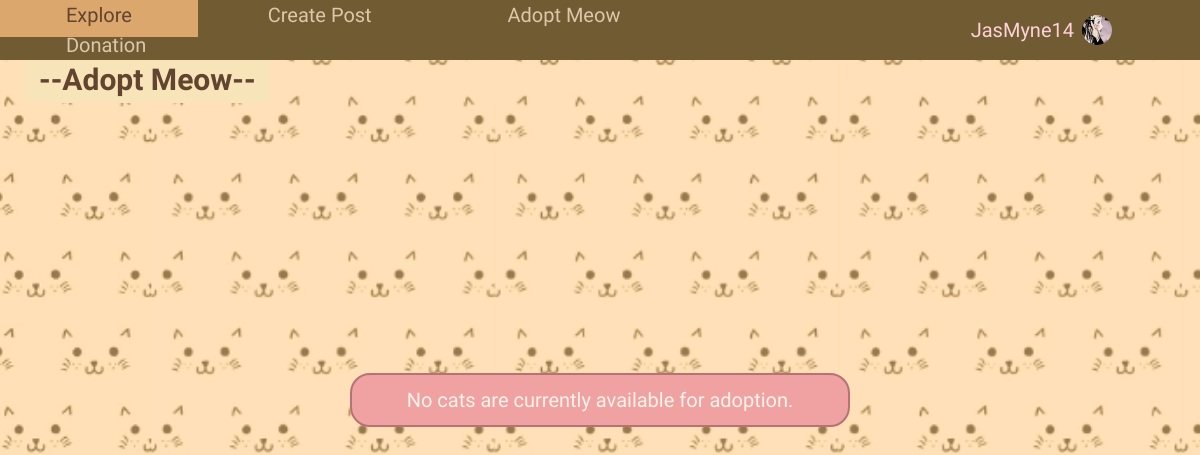
/adoptmeow (signed in), run on an earlier commit of the app's database.
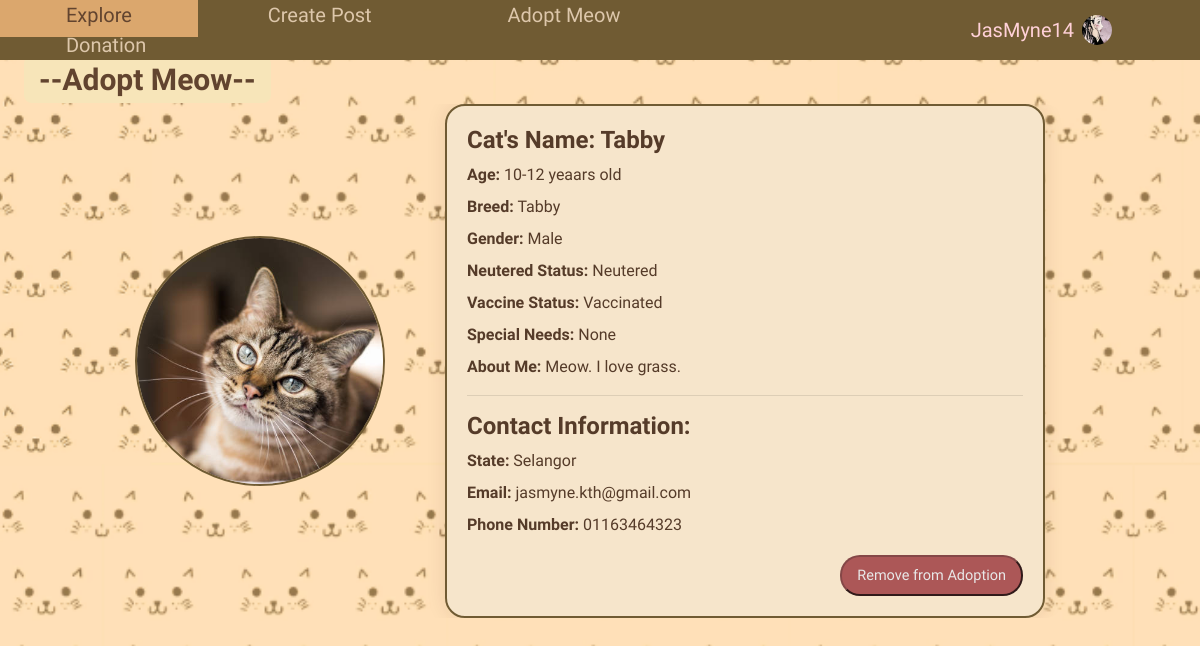
And on a later commit of the database.
### home/models.py (models this page shows, shortened)
class User(db.Model, UserMixin):
    id = db.Column(db.Integer, primary_key=True)
    fullname = db.Column(db.String(120), unique=True, nullable=False)
    email = db.Column(db.String(20), unique=True, nullable=False)
    username = db.Column(db.String(120), unique=True, nullable=False)
    password1 = db.Column(db.String(255), nullable=False)
    password2 = db.Column(db.String(255), nullable=False)
    state = db.Column(db.String(120), nullable=False)
    phonenumber = db.Column(db.String(20), unique=True, nullable=False)
    profile_pic = db.Column(db.String(255), nullable=True)
    unread_notification_count = db.Column(db.Integer, default=0)
    posts = db.relationship('Post', backref='author', lazy=True)
    comments = db.relationship('Comment', backref='author', lazy=True)
    likes = db.relationship('Like', backref='author', lazy=True)
    cats = db.relationship('Cat', backref='owner', lazy=True)
    adoption_notification = db.relationship('AdoptionNotification', backref='cat', lazy=True)

class Cat(db.Model):
    id = db.Column(db.Integer, primary_key=True)
    cat_name = db.Column(db.String(100), nullable=False)
    cat_photo = db.Column(db.String(255), nullable=True)
    cat_age = db.Column(db.Integer, nullable=False)
    cat_breed = db.Column(db.String(100), nullable=False)
    cat_gender = db.Column(db.String(10), nullable=False)
    cat_neutered = db.Column(db.String(10), nullable=False)
    cat_vaccine = db.Column(db.String(10), nullable=False)
    cat_special_needs = db.Column(db.String(100), nullable=False)
    cat_about_me = db.Column(db.String(200), nullable=False)
    user_id = db.Column(db.Integer, db.ForeignKey('user.id'), nullable=False)
    available_for_adoption = db.Column(db.Boolean, default=False)
    date_put_for_adoption = db.Column(db.DateTime, nullable=True)

### home/views.py (the view)
@views.route('/adoptmeow')
@login_required
def adoptmeow():
    profile_pic= url_for('static', filename='default.jpg')
    if current_user.is_authenticated and current_user.profile_pic is not None:
        profile_pic = url_for('static', filename='profile_pics/' + current_user.profile_pic)
    cats = db.session.query(Cat, User.state, User.email, User.phonenumber).join(User, Cat.user_id == User.id).filter(Cat.available_for_adoption == True).order_by(Cat.date_put_for_adoption.desc()).all()
    return render_template('adoptmeow.html', cats=cats, profile_pic=profile_pic)

### home/templates/adoptmeow.html (shortened to what this page needs)
<!DOCTYPE html>
<html>
    <head>
    <link rel="stylesheet" href="https://maxcdn.bootstrapcdn.com/bootstrap/4.0.0/css/bootstrap.min.css">
    <link rel='stylesheet' type='text/css' media='screen' href="{{url_for('static',filename='main.css')}}">
    <div class="navigation">
        <div class="topnav">
        <a href="/mainpage">Explore</a>
        <a href="/createpost">Create Post</a>
        <a href="/adoptmeow">Adopt Meow</a>
        <a href="/donation">Donation</a>
        </div>
        <div class="dropdown">
        <button class="dropbtn">
            {{ current_user.username }}
            <img src="{{ profile_pic }}" class="profilepic">
        </button>
        </div>
    </div>
    </head>
    <body class="catprofilepage">
        <br />
        <p class="profileheader">--Adopt Meow--</p>
        {% if cats %}
        <div class="catprofile_container">
          {% for cat, state, email, phonenumber in cats %}
            <div class="catprofile">
                <div class="cat_pfp">
                    <img src="{{ cat.cat_photo }}" alt="Cat Photo">
                </div>
                <div class="adopt_cat_info">
                    <h4>Cat's Name: {{ cat.cat_name }}</h4>
                    <p><strong>Age:</strong> {{ cat.cat_age }} yeaars old</p>
                    <p><strong>Breed:</strong> {{ cat.cat_breed }}</p>
                    <p><strong>Gender:</strong> {{ cat.cat_gender }}</p>
                    <p><strong>Neutered Status:</strong> {{ cat.cat_neutered }}</p>
                    <p><strong>Vaccine Status:</strong> {{ cat.cat_vaccine }}</p>
                    <p><strong>Special Needs:</strong> {{ cat.cat_special_needs }}</p>
                    <p><strong>About Me:</strong> {{ cat.cat_about_me }}</p>
                    <hr>
                    <h4>Contact Information:</h4>
                    <p><strong>State:</strong> {{ state }}</p>
                    <p><strong>Email:</strong> {{ email }}</p>
                    <p><strong>Phone Number:</strong> {{ phonenumber }}</p>
                    {% if cat.user_id == current_user.id %}
                        <form action="{{ url_for('adoptmeow.remove_adopt_cat', cat_id=cat.id) }}" method="POST" onsubmit="return confirmRemoveAdopt();" >
                            <button type="submit" class="remove_adopt_button">Remove from Adoption</button>
                        </form>
                    {% else %}
                        <form action="{{ url_for('adoptmeow.adopt_cat', cat_id=cat.id) }}" method="POST" onsubmit="return confirmAdopt();" >
                            <button type="submit" class="adopt_button">Adopt Me!</button>
                        </form>
                    {% endif %}
                </div>
            </div>
          {% endfor %}
        </div>
      {% else %}
        <div class="no_cat_fadopt">
            No cats are currently available for adoption.
        </div>
      {% endif %}
</body>
</html>

### home/static/main.css (style rules this page uses)
body { margin: 0; padding: 0; overflow-x: hidden; background-color: #ffdc9c; margin-top: 9%; font-family: 'Short Stack'; }
.navigation { display: flex; justify-content: space-between; align-items: center; padding: 0px; position: fixed; top: 0px; width: 100%; background-color: #705b33; z-index: 1; width: 100%; }
.topnav { background-color: #705b33; flex-grow: 1; color: #f9e4c5; }
.topnav a { text-align: center; padding: 10px 7.4%; text-decoration: none; font-size: 20px; color:#ddc7ab; }
.topnav::after { content: ""; display: table; clear: both; }
.dropdown { position: relative; background-color: #705b33; }
.dropbtn { display: flex; align-items: center; background-color: #705b33; color: rgb(255, 209, 216); padding: 2.1% 80px; font-size: 20px; border: none; cursor: pointer; text-decoration: none; }
.profileheader { color: #62442f; font-size: 30px; padding: 1px 15px; position: absolute; z-index: 0; top: 7%; left: 2%; font-weight: bold; background-color: #f7e5b9; border-radius: 8px; }
.catprofilepage { background-image: url('photos/catbg4.png'); background-size: cover; background-position: center; background-attachment: fixed; margin: 0; padding-top: 80px; color: #553b29; }
.catprofile_container { display: block; flex-wrap: wrap; justify-content: center; gap:40px; margin-top: 20px; margin: 0 auto; width: fit-content; max-width: 100%; text-align: center; }
.catprofile { display: flex; align-items: center; border-radius: 20px; overflow: hidden; margin-bottom: 40px; }
.cat_pfp { width: 250px; height: 250px; border-radius: 50%; border: #705b33 solid 2px; overflow: hidden; margin-right: 40px; flex: 0 0 250px; }
.cat_pfp img { width: 100%; height: 100%; object-fit: cover; }
.cat_info h4, .adopt_cat_info h4 { font-weight: bold; margin-top: 0; text-align: left; }
.profilepic { width: 30px; height: 30px; border-radius: 50%; margin-right: 8px; margin-left: 8px; }
.adopt_cat_info { background-color: #f6e5cb; border-radius: 20px; border: 2px solid #705b33; padding: 20px; flex: 1; width: 600px; max-height: fit-content; box-shadow: 0 0 20px rgba(59, 31, 11,0.1); margin: 0 20px; text-align: left; white-space: normal; align-content: center; overflow-y: auto; overflow-x: hidden; }
.adopt_cat_info p { margin: 8px 0; text-align: left; }
.remove_adopt_button { background-color: #ac5757; border-radius: 20px; color:#e8e8e8; margin-top: 10px; padding: 8px 15px; float: right; text-decoration: none; font-size: 14.5px; border-color: #854747; cursor: pointer; }

What changed in the data, as far as the page shows it:
now on this page (row edited): Cat: cat_photo (picture), cat_name "Tabby", cat_age "10-12", cat_breed "Tabby", cat_gender "Male", cat_neutered "Neutered", cat_vaccine "Vaccinated", cat_special_needs "None", cat_about_me "Meow. I love grass.", state "Selangor", email "jasmyne.kth@gmail.com", phonenumber "01163464323"
Also different on the page:
text no longer shown: "No cats are currently available for adoption."
